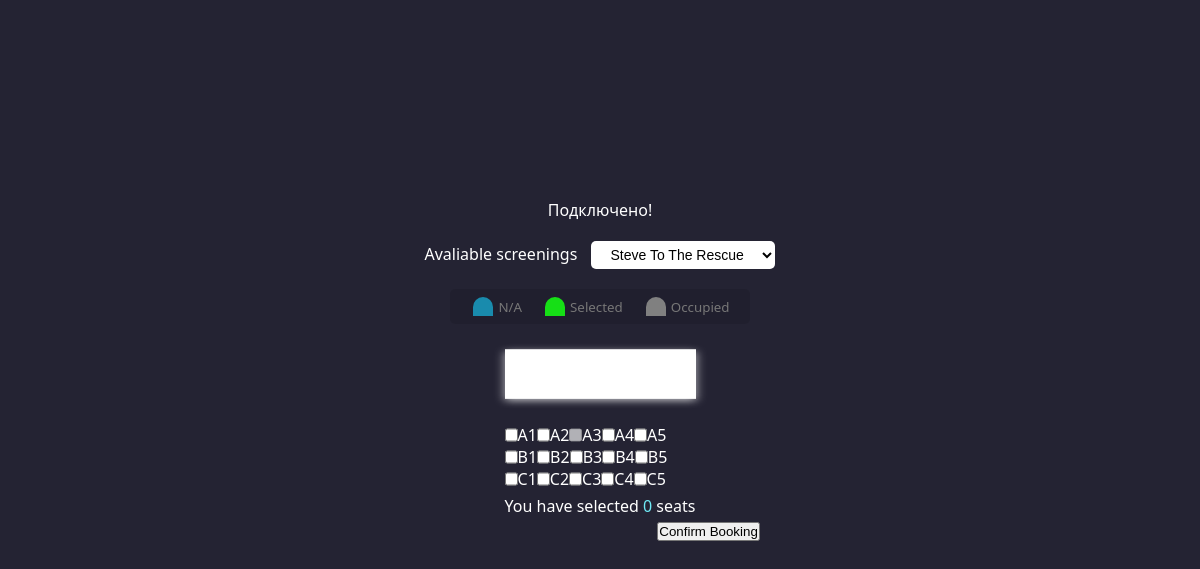
/script/mesta.php, run on the app's committed database.
### tables this page shows
CREATE TABLE `film1_mesta` (
  `id` int NOT NULL,
  `mesto` text NOT NULL,
  `zanim` text NOT NULL
);

### script/mesta.php (the view, shortened to what this page needs)
<?php
$conn = mysqli_connect($_SESSION['serverip'],$_SESSION['username'],$_SESSION['password'],$_SESSION['database']);
$sql = "SELECT * FROM film1_mesta";
?>
<!DOCTYPE html>
<html lang="en">
<head>
</head>
<body>
    <div class="movie-container">
        <label> Avaliable screenings</label>
        <select id="movie">
      <option>Steve To The Rescue</option>
    </select>
    </div>
    <ul class="showcase">
        <li>
            <div class="seat"></div>
            <small>N/A</small>
        </li>
        <li>
            <div class="seat selected"></div>
            <small>Selected</small>
        </li>
        <li>
            <div class="seat occupied"></div>
            <small>Occupied</small>
        </li>
    </ul>
    <div class="container">
        <form action="obr_mesta.php" method="post">
        <div class="screen"></div>
        <div class="row">
            <?php
            if($result = $conn ->query($sql)){
                foreach($result as $row){
                        $table_id = $row['id'];
                        $table_mesto = $row['mesto'];
                        $table_clear = $row['zanim'];
                        if($table_id >= 0  && $table_id <= 5){
                         ?>
                <input type="checkbox" <?php echo $table_clear ?> id="<?php echo $table_mesto; ?>" class="col col-lg-1 place mx-auto" value="<?php echo $table_mesto;?>"><?php echo $table_mesto;?></input>
        <?php
                        }
                }
            } else {
                echo "Ошибка:" . $conn->error;
            }
            ?>
        </div>
        <div class="row">
            <?php
            if($result = $conn ->query($sql)){
                foreach($result as $row){
                        $table_id = $row['id'];
                        $table_mesto = $row['mesto'];
                        $table_clear = $row['zanim'];
                        if($table_id > 5 && $table_id < 11){
                         ?>
                <input type="checkbox" <?php echo $table_clear ?> class="col col-lg-1 place mx-auto <?php echo $table_clear;?>"><?php echo $table_mesto;?></input>
        <?php
                     }
                }
            } else {
                echo "Ошибка:" . $conn->error;
            }
            ?>
        </div>
        <div class="row">
            <?php
            if($result = $conn ->query($sql)){
                foreach($result as $row){
                        $table_id = $row['id'];
                        $table_mesto = $row['mesto'];
                        $table_clear = $row['zanim'];
                        if($table_id >= 11 && $table_id <= 15){
                         ?>
                <input type="checkbox" <?php echo $table_clear ?>  class="col col-lg-1 place mx-auto <?php echo $table_clear;?>"><?php echo $table_mesto;?></input>
        <?php
                     }
                }
            } else {
                echo "Ошибка:" . $conn->error;
            }
            ?>
        </div>
    <p class="text">You have selected <span id="count">0</span> seats
    </p>
    <div class="container order d-grid gap-2 mx-auto">
        <input class="btn btn-secondary mx-auto" type="submit" value="Confirm Booking" >
    </div>
    </form>
</body>
</html>

### script/mesta.php (style rules this page uses)
* { margin: 0; padding: 0; box-sizing: border-box; }
body { font-family: "Segoe UI", Tahoma, Geneva, Verdana, sans-serif; background-color: #242333; color: white; display: flex; flex-direction: column; align-items: center; justify-content: center; min-height: 100vh; }
.order, .result { float: right; width: 20%; }
.movie-container { margin: 20px 0; }
.movie-container select { background-color: #fff; border-radius: 5px; border: none; font-size: 14px; margin-left: 10px; padding: 5px 15px; outline: none; }
.seat { background-color: #198bad; height: 19px; width: 20px; margin: 3px; border-top-left-radius: 10px; border-top-right-radius: 10px; }
.seat.selected { background-color: #16df16; }
.seat.occupied { background-color: grey; }
.showcase { background-color: rgba(0, 0, 0, 0.1); padding: 5px 10px; border-radius: 5px; color: #777; list-style: none; display: flex; justify-content: space-between; }
.showcase li { display: flex; align-items: center; justify-content: center; margin: 0 10px; }
.showcase li small { margin-left: 2px; }
.row { display: flex; }
.screen { background-color: #fff; height: 70px; width: 100%; margin: 15px 0; transform: rotateX(-45deg); box-shadow: 0 3px 10px rgba(255, 255, 255, 0.7); }
.container { perspective: 1000px; margin-bottom: 30px; }
p.text { margin: 5px 0; }
p.text span { color: #6feaf6; }

### data on the page
film1_mesta: mesto "A1"
film1_mesta: mesto "A2"
film1_mesta: mesto "A3"
film1_mesta: mesto "A4"
film1_mesta: mesto "A5"
film1_mesta: mesto "B1"
film1_mesta: mesto "B2"
film1_mesta: mesto "B3"
film1_mesta: mesto "B4"
film1_mesta: mesto "B5"
film1_mesta: mesto "C1"
film1_mesta: mesto "C2"
film1_mesta: mesto "C3"
film1_mesta: mesto "C4"
film1_mesta: mesto "C5"
